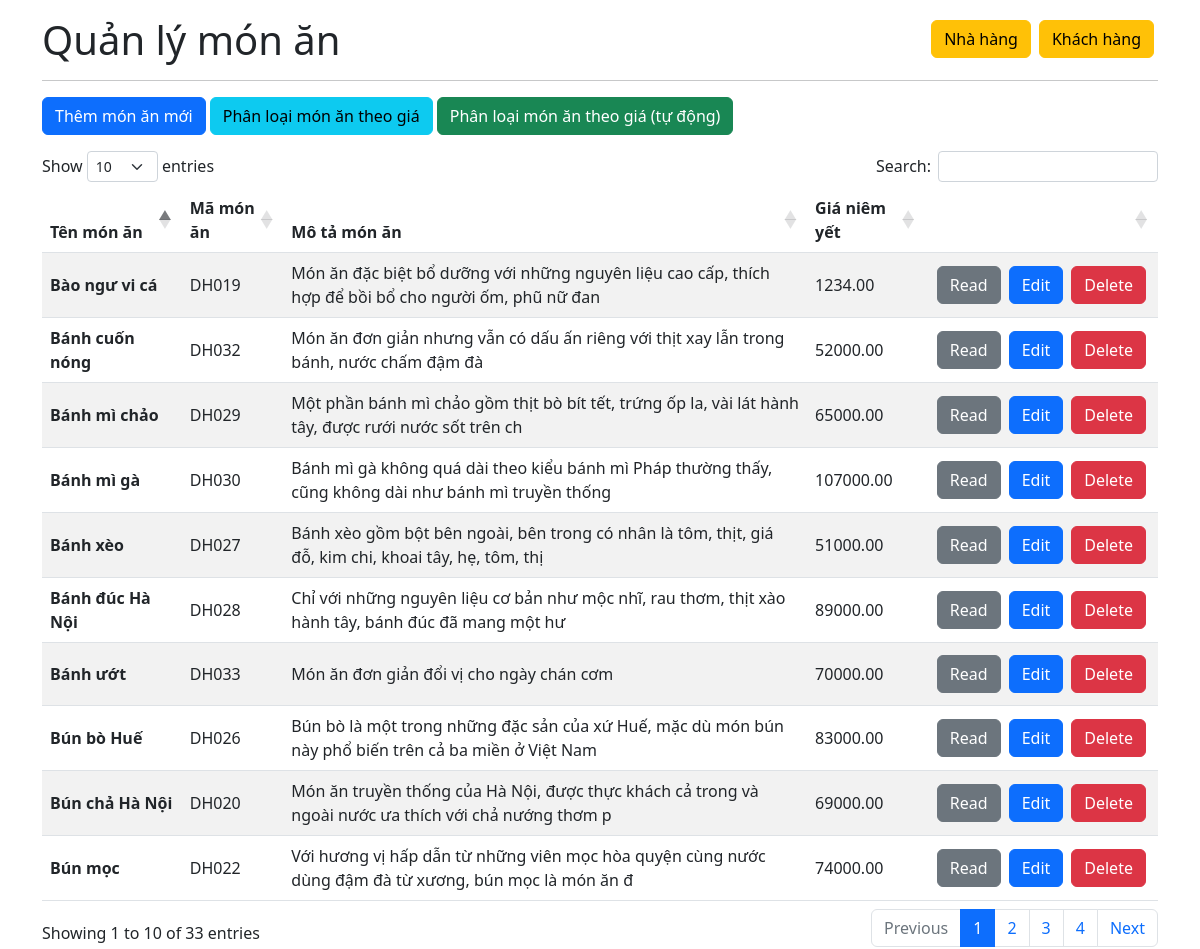
The app's page /product/index.php with its own data.
### tables this page shows
CREATE TABLE `dish` (
    `id` VARCHAR(5) NOT NULL,
    `name` VARCHAR(255) NOT NULL,
    `price` DECIMAL(10, 2) NOT NULL,
    `restaurant` VARCHAR(16) NOT NULL,
    `description` TEXT
);

### product/index.php (the view, shortened to what this page needs)
<!doctype html>
<html lang="en">
<head>
    <link rel="stylesheet" href="https://cdn.datatables.net/1.13.1/css/dataTables.bootstrap5.min.css">
    <link href="https://cdn.jsdelivr.net/npm/bootstrap@5.2.3/dist/css/bootstrap.min.css" rel="stylesheet">
</head>
<body>
    <div class="container">
        <a href="../user" class="btn btn-warning float-end m-1">Khách hàng</a>
        <a href="../restaurant" class="btn btn-warning float-end m-1">Nhà hàng</a>
        <h1 class="my-3">Quản lý món ăn</h1>
        <hr>
        <button class="btn btn-primary mb-3" data-bs-toggle="modal" data-bs-target="#add">Thêm món ăn mới</button>
        <button class="btn btn-info mb-3" data-bs-toggle="modal" data-bs-target="#fun">Phân loại món ăn theo giá</button>
        <a class="btn btn-success mb-3" href="fun1">Phân loại món ăn theo giá (tự động)</a>
        <table class="table table-striped mt-2" id="tab-product">
            <thead>
                <tr>
                    <th scope="col">Tên món ăn</th>
                    <th scope="col">Mã món ăn</th>
                    <th scope="col">Mô tả món ăn</th>
                    <th scope="col">Giá niêm yết</th>
                    <th scope="col"></th>
                </tr>
            </thead>
            <tbody>
                <?php
                $conn = OpenCon();
                $query = "CALL get_all_dishes()";
                $result = $conn->query($query);
                if ($result->num_rows > 0) {
                    while ($row = $result->fetch_assoc()) {
                ?>
                        <tr class="justify-content-center">
                            <th class='align-middle' scope="row"><?php echo $row['name'] ?></th>
                            <td class='align-middle'><?php echo $row['id'] ?></td>
                            <td class='align-middle'><?php echo $row['description'] ?></td>
                            <td class='align-middle'><?php echo $row['price'] ?></td>
                            <td class='align-middle'>
                                <div class="d-inline-flex">
                                    <a class="btn btn-secondary m-1" href="../view/view_detail/index.php?maMonAn=<?php echo $row['id'] ?>">Read</a>
                                    <button type='button' class='btn-edit btn btn-primary m-1' data-bs-tenMonAn='<?php echo $row['name'] ?>' data-bs-maMonAn='<?php echo $row['id'] ?>' data-bs-moTaMonan='<?php echo $row['description'] ?>' data-bs-giaNiemYet='<?php echo $row['price'] ?>' data-bs-target='#Edit' data-bs-toggle='modal'>Edit</button>
                                    <button type='button' class='btn-delete btn btn-danger m-1' data-bs-tenMonAn='<?php echo $row['name'] ?>' data-bs-maMonAn='<?php echo $row['id'] ?>' data-bs-target='#Delete' data-bs-toggle='modal'>Delete</button>
                                </div>
                            </td>
                        </tr>
                <?php
                    }
                }
                ?>
            </tbody>
        </table>
    </div>
</body>
</html>

### records on screen
dish: name "Bào ngư vi cá", id "DH019", description "Món ăn đặc biệt bổ dưỡng với những nguyên liệu cao cấp, thích hợp để bồi bổ cho người ốm, phũ nữ đan", price "1234.00"
dish: name "Bún chả Hà Nội", id "DH020", description "Món ăn truyền thống của Hà Nội, được thực khách cả trong và ngoài nước ưa thích với chả nướng thơm p", price "69000.00"
dish: name "Bún mọc", id "DH022", description "Với hương vị hấp dẫn từ những viên mọc hòa quyện cùng nước dùng đậm đà từ xương, bún mọc là món ăn đ", price "74000.00"
dish: name "Bún bò Huế", id "DH026", description "Bún bò là một trong những đặc sản của xứ Huế, mặc dù món bún này phổ biến trên cả ba miền ở Việt Nam", price "83000.00"
dish: name "Bánh xèo", id "DH027", description "Bánh xèo gồm bột bên ngoài, bên trong có nhân là tôm, thịt, giá đỗ, kim chi, khoai tây, hẹ, tôm, thị", price "51000.00"
dish: name "Bánh đúc Hà Nội", id "DH028", description "Chỉ với những nguyên liệu cơ bản như mộc nhĩ, rau thơm, thịt xào hành tây, bánh đúc đã mang một hư", price "89000.00"
dish: name "Bánh mì chảo", id "DH029", description "Một phần bánh mì chảo gồm thịt bò bít tết, trứng ốp la, vài lát hành tây, được rưới nước sốt trên ch", price "65000.00"
dish: name "Bánh mì gà", id "DH030", description "Bánh mì gà không quá dài theo kiểu bánh mì Pháp thường thấy, cũng không dài như bánh mì truyền thống", price "107000.00"
dish: name "Bánh cuốn nóng", id "DH032", description "Món ăn đơn giản nhưng vẫn có dấu ấn riêng với thịt xay lẫn trong bánh, nước chấm đậm đà", price "52000.00"
dish: name "Bánh ướt", id "DH033", description "Món ăn đơn giản đổi vị cho ngày chán cơm", price "70000.00"
